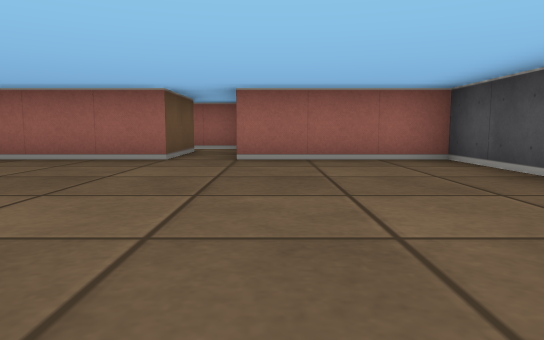
[1] (above)

16 first-person views from a walk through a cub3D ray-caster map. The camera is about half as high as the walls, tilts 6° down and sees 70° across. The floor is counted in squares. Each view is taken from the middle of a square. On the plan, view 1 faces up. The plan holds only what a view shows up to about 9 squares ahead; the rest is blank.

[2]
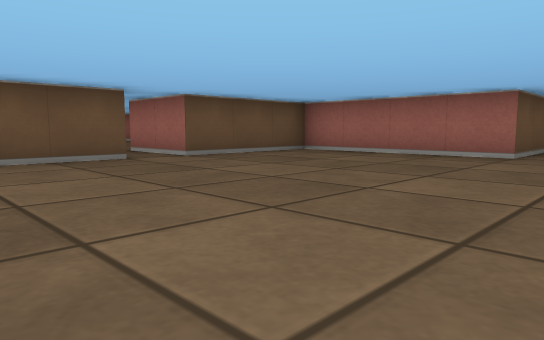

[3]
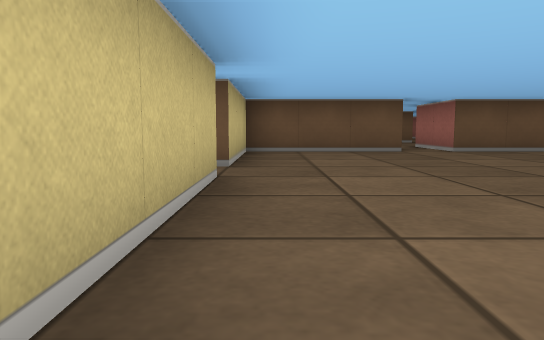

[4]
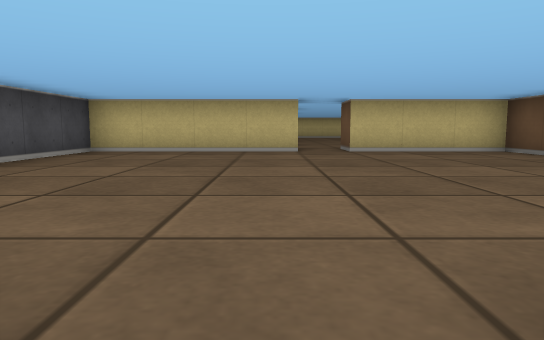

[5]
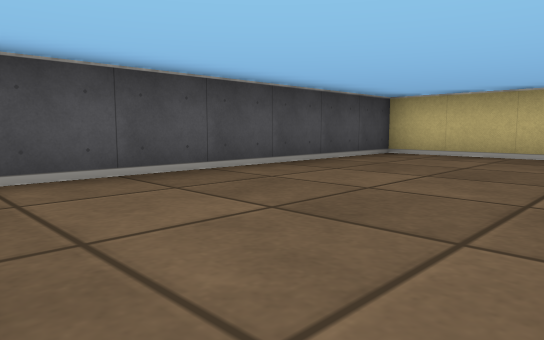

[6]
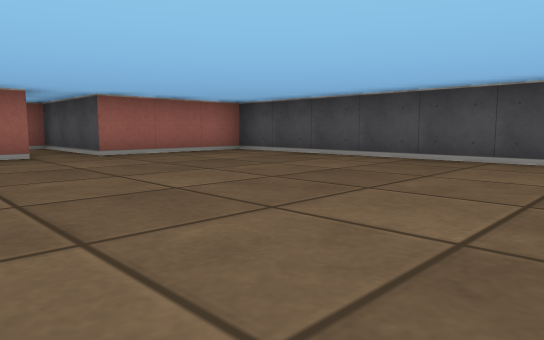

[7]
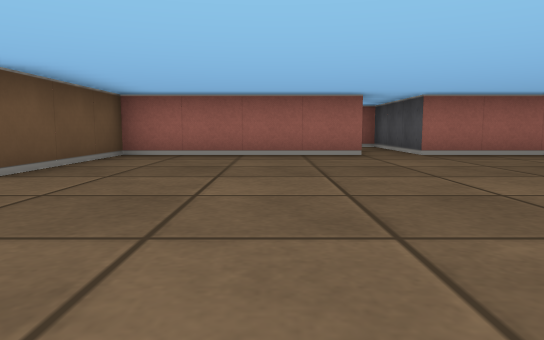

[8]
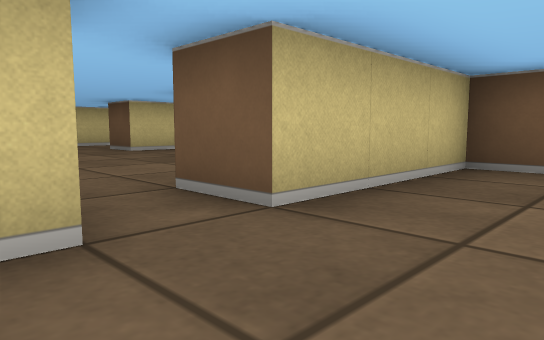

[9]
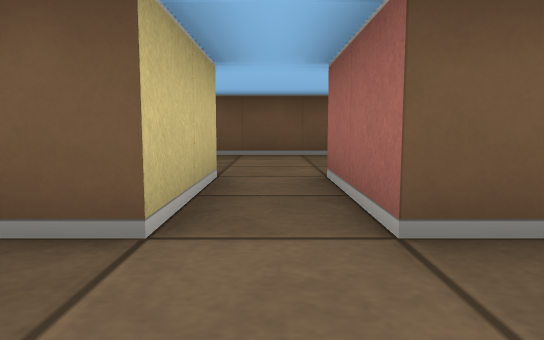

[10]
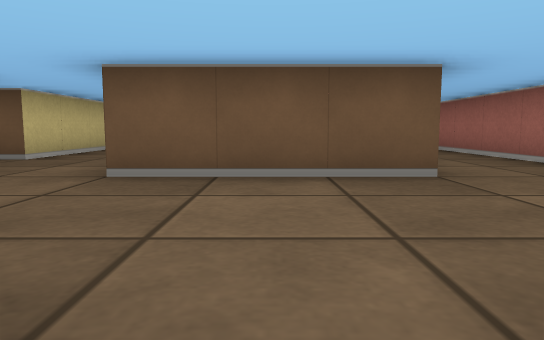

[11]
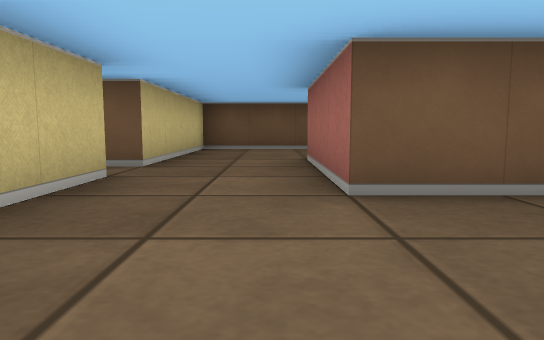

[12]
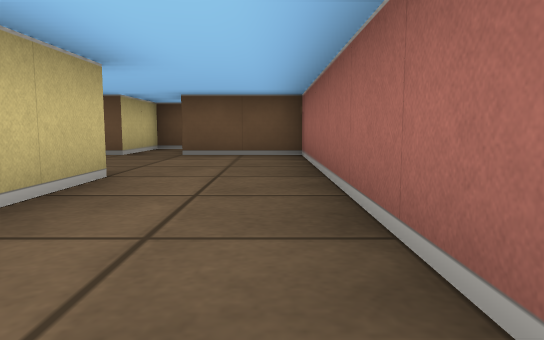

[13]
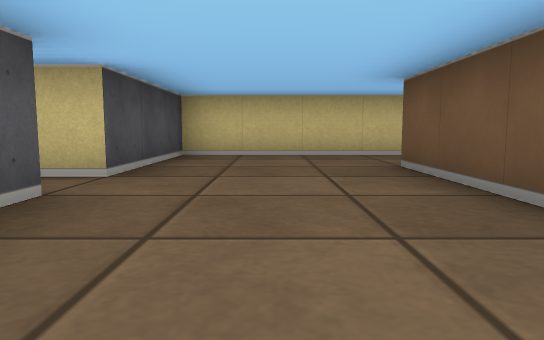

[14]
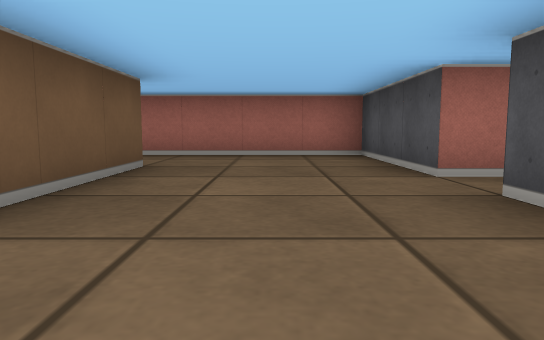

[15]
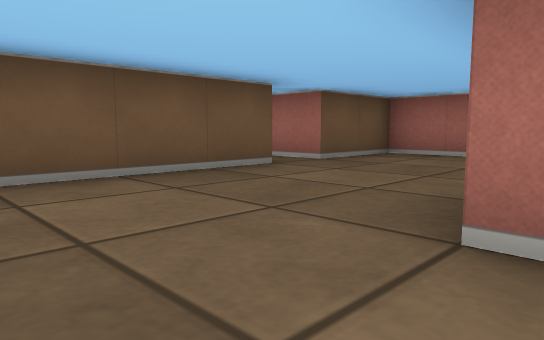

[16]
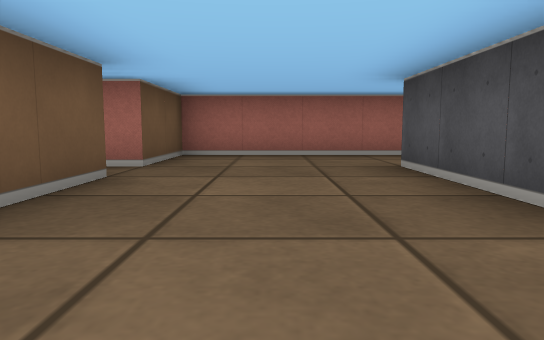

### Floor plan
Points are (right, up) in squares from view 1. A wall is a line through its corners. A room is listed if a view was taken in it or the views show most of it. See-through windows are left out.
Room 1 (views 1, 2, 3, 4, 5, 6, 7, 8, 9)
walls: (-1.6, -1.5) (2.5, -1.5) (2.5, 5.5) (-0.5, 5.5) (-0.5, 7.5); (-5.5, 1.5) (-5.5, -1.5) (-2.5, -1.5); (-1.5, 7.5) (-1.5, 5.5) (-5.5, 5.5) (-5.5, 2.5)
ways out: opening at (-6.5, 2) to room 2; opening at (-2, -2); opening at (-1, 6.5)
Room 2 (views 10, 11, 12, 13, 14, 16)
walls: (-10.5, 3.6) (-10.5, 0.5); (-13.5, 1) (-13.5, 3.5) (-12, 3.5); (-17.5, 2.5) (-16.5, 2.5) (-16.5, -1.5) (-13.5, -1.5); (-10.5, -1.5) (-7.5, -1.5) (-7.5, 1.5) (-5.5, 1.5); (-5.5, 2.5) (-7.5, 2.5) (-7.5, 5.5) (-16.5, 5.5) (-16.5, 3.5) (-17.5, 3.5)
ways out: opening at (-6.5, 2) to room 1; opening at (-13, -0.5) to room 3; opening at (-11, -0.5) to room 3; opening at (-17, 3)
Room 3 (view 15)
walls: (-11.5, -1.5) (-10.5, -1.5); (-10.5, 0.5) (-13.5, 0.5); (-13.5, -1.5) (-12.5, -1.5)
ways out: opening at (-13, -0.5) to room 2; opening at (-11, -0.5) to room 2; opening at (-12, -2)

Positions as (right, up) in squares from view 1, and headings:
1: (0, 0), facing up
2: (0, -1), facing up-left
3: (2, -1), facing left
4: (-1, 6), facing down
5: (-1, 5), facing down-right
6: (-3, -1), facing up-right
7: (-3, -1), facing up
8: (-1, 0), facing down-left
9: (-4, 2), facing left
10: (-7, 2), facing left
11: (-8, 0), facing left
12: (-10, 5), facing left
13: (-9, 5), facing down
14: (-9, -1), facing up
15: (-13, -1), facing up-left
16: (-15, -1), facing up
